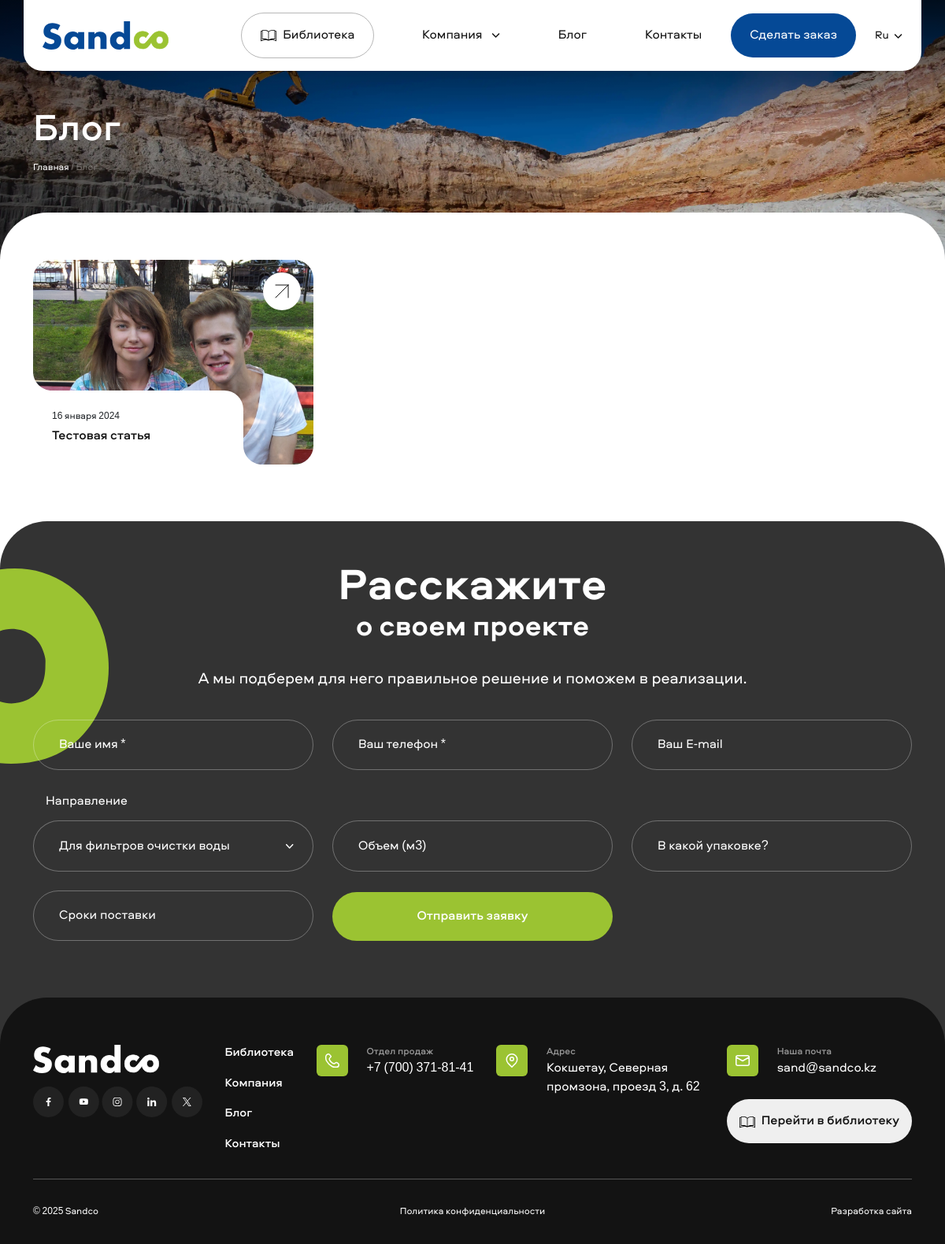
/ru/blog/, run on an earlier commit of the app's database.
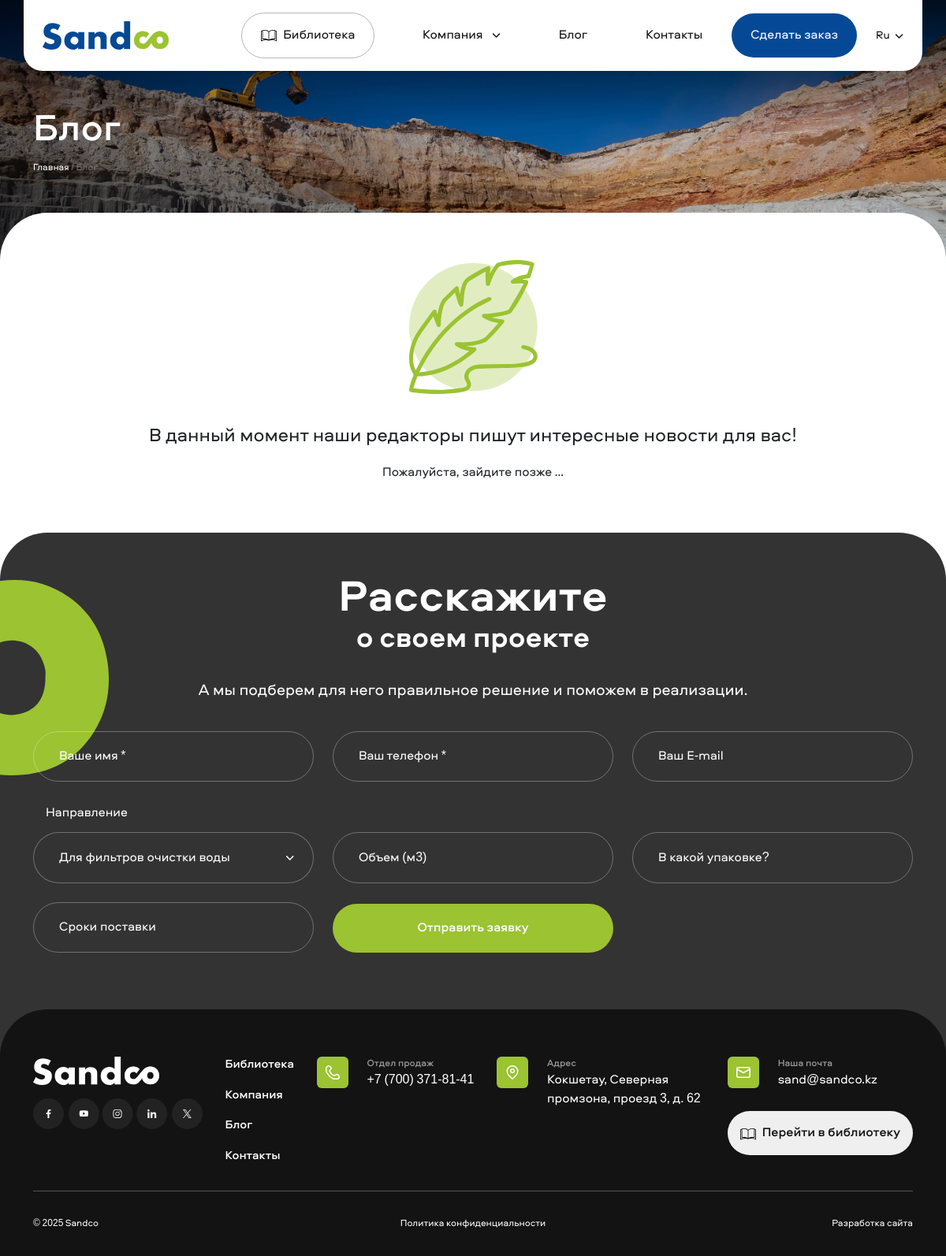
And on a later commit of the database.
### catalog/models.py (models this page shows, shortened)
class News(models.Model):
    class Meta:
        ordering = ['date']
        verbose_name = "Статья"
        verbose_name_plural = "Статьи"
    date = models.CharField(max_length=255, blank=True, verbose_name='Дата публикации')
    title = models.CharField(max_length=255, blank=True, verbose_name='Заголовок')
    title_for_url = models.CharField(max_length=255, blank=True, verbose_name='Заголовок для Slug')
    image = models.FileField(upload_to='news/', blank=True, verbose_name='Картинка')
    image_alt = models.CharField(max_length=255, blank=True, null=True, verbose_name='Картинка ALT')
    image_title = models.CharField(max_length=255, blank=True, null=True, verbose_name='Картинка TITLE')
    text = RichTextUploadingField(blank=True, verbose_name='Текст')
    keywords = models.TextField(blank=True, null=True, verbose_name='Keywords')
    description = models.TextField(blank=True, null=True, verbose_name='Description')
    is_published = models.BooleanField(default=True, verbose_name='Опубликована')
    slug = models.SlugField(max_length=255, blank=True, verbose_name='Slug')

### catalog/views.py (the view)
# urls.py: path("blog/", NewsView.as_view(), name="blog"),
class NewsView(View):
    def get(self, request: HttpRequest) -> HttpResponse:
        keywords = (
            "Фракционированный песок, кварцпесок, песок, песок в Казахстане, кварцпесок в Казахстане, производство "
            "песка, производство кварцпеска")
        description = "Крупнейшее производство фракционированного кварцевого песка в Казахстане"
        news = News.objects.filter(is_published=True)
        context = {
            "news": news,
            "keywords": keywords,
            "description": description,
        }
        return render(request, 'news.html', context=context)

### templates/news.html (shortened to what this page needs)
{% extends 'base.html' %}
{% load static %}
{% load i18n %}
{% block content %}
    <main>
        <div class="container-fluid inner_header inner_header_white">
            <div class="container">
                <div class="row">
                    <div class="col">
                        <h1>{% trans 'news' %}</h1>
                        <ul>
                            <li><a href="{% url 'catalog:home' %}">{% trans 'home' %}</a> /</li>
                            <li>{% trans 'news' %}</li>
                        </ul>
                    </div>
                </div>
            </div>
            <picture>
                <img src="{% static 'img/slide.webp' %}" alt="{{ keywords }} - {{ description }}" title="{{ keywords }} - {{ description }}">
            </picture>
        </div>
        <div class="container mb-5">
            <div class="row">
                {% if news %}
                    {% for item in news %}
                        <div class="col-md-6 col-lg-4 mb-4">
                            <div class="card_1">
                                <picture>
                                    <img src="{{ item.image.url }}" alt="{{ item.image_alt }}" title="{{ item.image_title }}">
                                </picture>
                                <a href="{% url 'catalog:blog-details' slug=item.slug %}" class="more">
                                    <picture>
                                        <img src="{% static 'img/more_1.svg' %}" alt="">
                                    </picture>
                                </a>
                                <div class="card_text">
                                    <span>{{ item.date }}</span>
                                    <a href="{% url 'catalog:blog-details' slug=item.slug %}">{{ item.title }}</a>
                                </div>
                            </div>
                        </div>
                    {% endfor %}
                {% else %}
                    {% if request.LANGUAGE_CODE == 'ru' %}
                        <p class="text-center d-flex flex-column fs-4">
                            <picture>
                                <img src="{% static 'img/writing.svg' %}" alt="">
                            </picture><br>
                            В данный момент наши редакторы пишут интересные новости для вас!
                        </p>
                        <p class="text-center">Пожалуйста, зайдите позже ...</p>
                    {% endif %}
                {% endif %}
            </div>
        </div>
    </main>
{% endblock %}

What changed in the data, as far as the page shows it:
removed News: image (picture), date "16 января 2024", title "Тестовая статья"
Also different on the page:
text now shown: "В данный момент наши редакторы пишут интересные новости для вас! Пожалуйста, зайдите позже ..."
